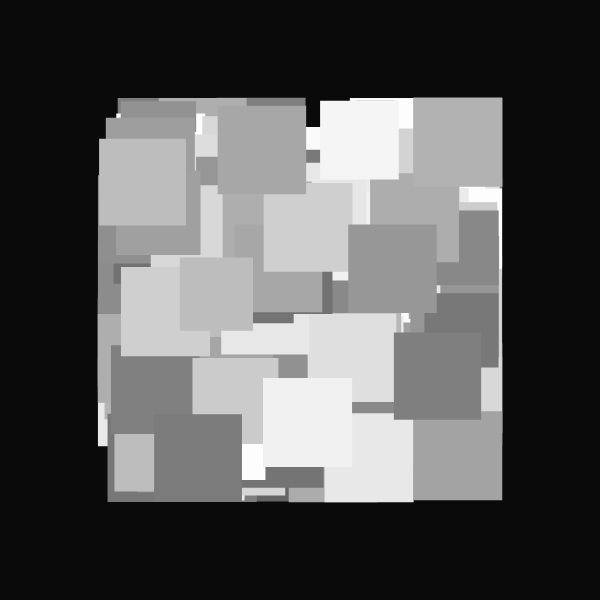
Frame 1 (no input)
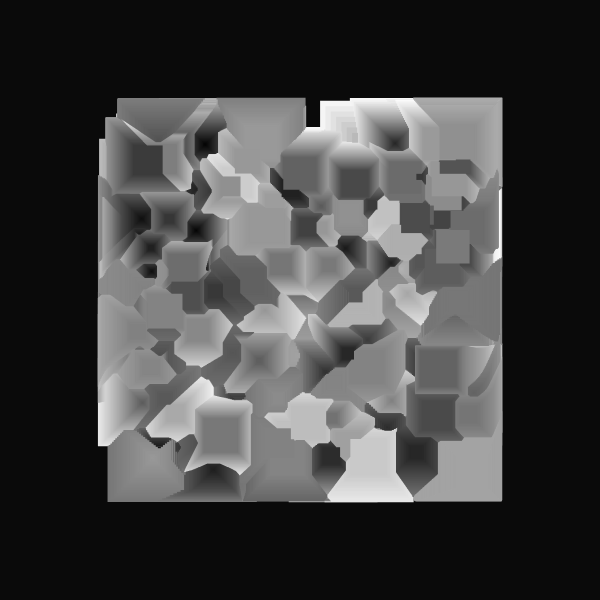
Frame 60 (no input)
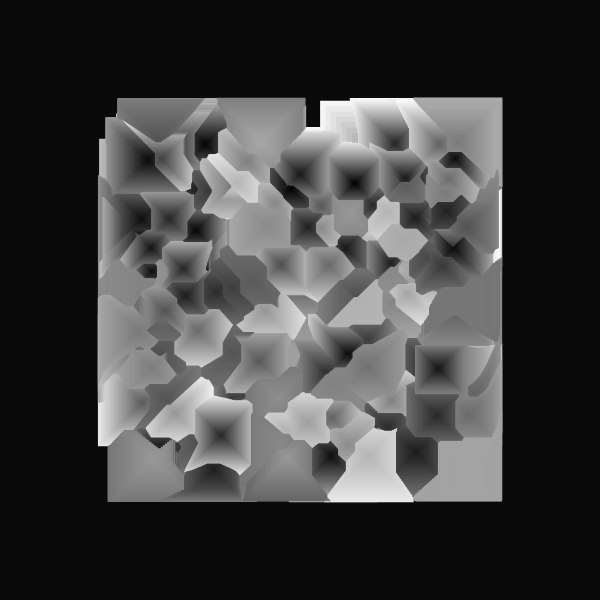
Frame 120 (the mouse pressed at the canvas centre since frame 60)

The p5.js sketch that drew these frames (run headless with seeded random() and noise() and a simulated clock; from frame 60 on, the mouse is pressed at the canvas centre):

// p5.js sketch
// ── sketch.js
//inspo from Fiona 

let moverSystems = [];
let num = 10;
let cells, cols, rows;
let offset, margin;
let cellW, cellH;
let bg;
let graphics;



function setup() {
  w = 600;
  var canvas;
    if(windowWidth>=600 && windowHeight >=600){
      canvas = createCanvas(600, 600);
    }
    else{
      canvas = createCanvas(windowWidth, windowHeight - 100);
    }

  var x = (windowWidth - width) / 2;
  var y = (windowHeight - height) / 2;

  canvas.position(x, y);
  background(0);
  noStroke();

  graphics = createGraphics(width, height);
  graphics.colorMode(HSB, 360, 100, 100, 100);

  cells = 1
  cols = cells;
  rows = cells;
  offset = width / 5;
  margin = offset / 5;
  cellW = (width - offset * 2 - margin * (cols - 1)) / cols;
  cellH = (height - offset * 2 - margin * (rows - 1)) / rows;
  

  for (let j = 0; j < rows; j++) {
    for (let i = 0; i < cols; i++) {
      let x = map(i, 0, cols, offset, width - offset + margin);
      let y = map(j, 0, rows, offset, width - offset + margin);
      let b = new Bound(x, y, cellW, cellH);
      moverSystems.push(new MoverSystem(b, int(random(10, 20))*map(cells,2,7,10,5), cellW/8, cellW/2));
      moverSystems[i].render();
    }
  }
  background(10);
  image(graphics,0,0);

}


function draw(){
  rectMode(CENTER)
  for (let ms of moverSystems) {
    ms.update();
    ms.render();
  }
  if(frameCount >300){
    noLoop();
  }
}

class Mover {
  constructor(x, y, d, c1, c2) {
    this.pos = createVector(x, y);
    this.noiseScale = createVector(200,-500,400);
    this.d = d;
    this.dLife = d/random(100);
    this.maxD = this.d;
    this.c1 = c1;
    this.c2 = c2;
  }
  update() {
    let n = map(noise(this.pos.x / this.noiseScale.x, this.pos.y / this.noiseScale.y), 0, 1, 600, -200);
    let vel = createVector(sin(n), sin(n));
    this.pos.add(vel);
    this.d -= this.dLife;
    this.d = constrain(this.d, 0, this.maxD);
  }
  render() {
    colorMode(RGB);
    let c = lerpColor(color(this.c1), color(this.c2 + 100), this.d/this.maxD);
    let cLine = lerpColor(color(this.c1), color(this.c2), this.d/this.maxD - 100);

    fill(c, 15);
    // strokeWeight(5)
    // stroke(cLine, 20);
    noStroke();
    rect(this.pos.x, this.pos.y, this.d*2, this.d*2);
  }
}

class MoverSystem {
  constructor(b, n, d, p) {
    this.movers = [];
    this.b = b;
    this.n = n;
    this.d = d;
    this.p = p;
    for (let i = 0; i < this.n; i++) {
      let c1 = random(p);
      let c2 = c1;
      while (c1 == c2) {
        c2 = random(p);
      }
      this.movers.push(new Mover(random(this.b.x, this.b.x + this.b.w), random(this.b.y, this.b.y + this.b.h), this.d, c1, c2));
    }
  }
  update() {
    for (let m of this.movers) {
      m.update();
      this.b.checkBound(m);
    }
  }
  render() {
    for (let m of this.movers) {
      m.render();
    }
  }
}



class Bound {
  constructor(x, y, w, h) {
    this.x = x;
    this.y = y;
    this.w = w;
    this.h = h;
  }
  checkBound(m) {
    if (m.pos.x - m.d / 2 < this.x) m.pos.x = this.x + m.d / 2;
    if (m.pos.x + m.d / 2 > this.x + this.w) m.pos.x = this.x + this.w - m.d / 2;
    if (m.pos.y - m.d / 2 < this.y) m.pos.y = this.y + m.d / 2;
    if (m.pos.y + m.d / 2 > this.y + this.h) m.pos.y = this.y + this.h - m.d / 2;
  }
  render() {
    //noFill();
    rect(this.x, this.y, this.w, this.h);
  }
}
